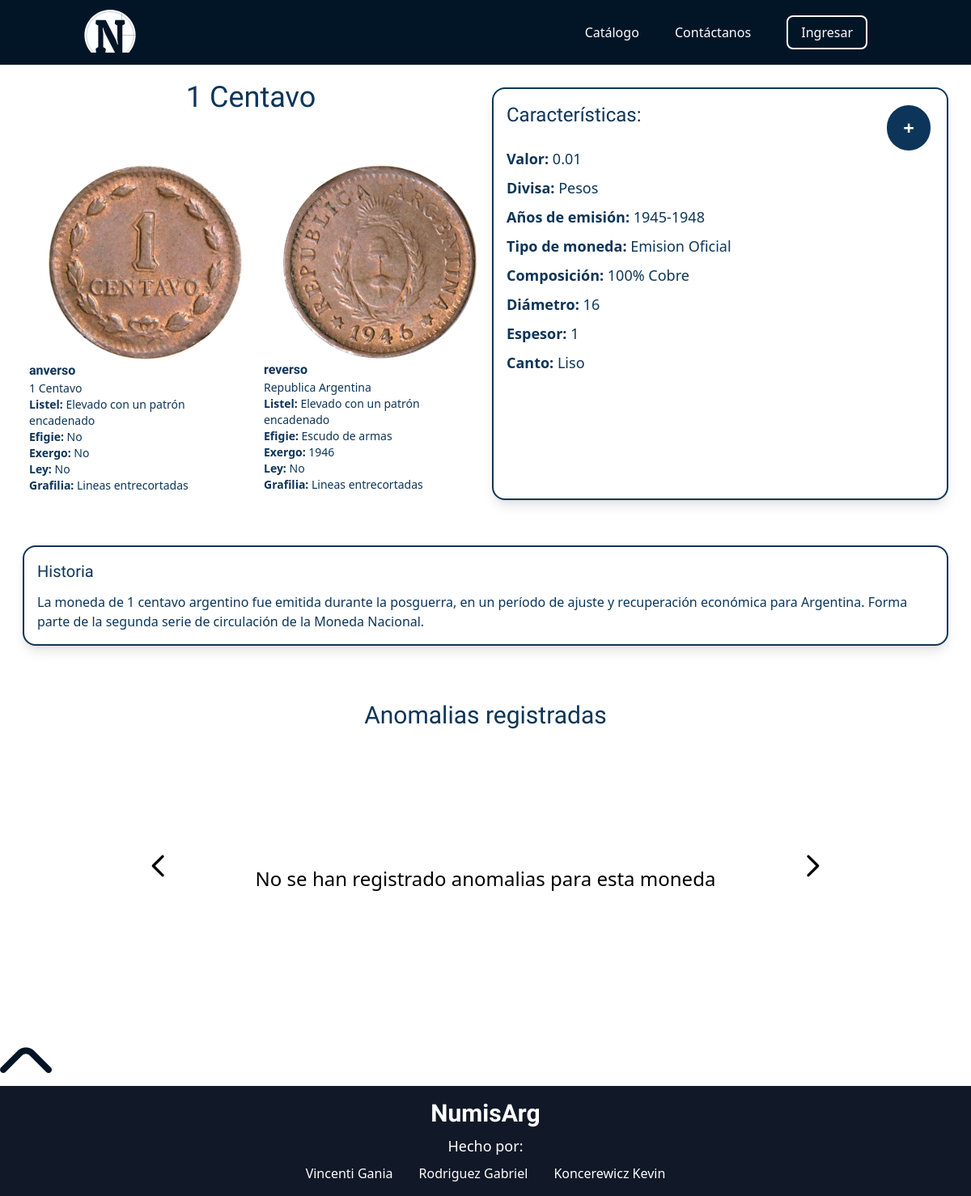
/src/views/coin-catalog/moneda.php?moneda=30, run on the app's committed database.
### tables this page shows
CREATE TABLE `moneda_atributo` (
  `id_moneda_atributo` int(11) NOT NULL,
  `id_moneda` int(11) NOT NULL,
  `id_divisa` int(11) NOT NULL,
  `id_valor_nominal` int(11) NOT NULL,
  `id_tipo_canto` int(11) NOT NULL,
  `id_tipo_moneda` int(11) NOT NULL,
  `composicion` varchar(100) NOT NULL,
  `diametro` float NOT NULL,
  `espesor` float NOT NULL,
  `historia` longtext NOT NULL,
  `inicio_emision` date NOT NULL,
  `fin_emision` date NOT NULL
);

CREATE TABLE `moneda` (
  `id_moneda` int(11) NOT NULL,
  `nombre` varchar(20) NOT NULL
);

CREATE TABLE `valor_nominal` (
  `id_valor_nominal` int(11) NOT NULL,
  `valor` float NOT NULL
);

CREATE TABLE `divisa` (
  `id_divisa` int(11) NOT NULL,
  `nombre` varchar(20) NOT NULL
);

CREATE TABLE `tipo_moneda` (
  `id_tipo_moneda` int(11) NOT NULL,
  `tipo_moneda` varchar(30) NOT NULL
);

CREATE TABLE `tipo_canto` (
  `id_tipo_canto` int(11) NOT NULL,
  `tipo` varchar(50) NOT NULL
);

CREATE TABLE `partes` (
  `id_partes` int(11) NOT NULL,
  `id_imagen` int(11) NOT NULL,
  `id_moneda_atributo` int(11) NOT NULL,
  `lado` varchar(7) NOT NULL,
  `listel` varchar(100) DEFAULT NULL,
  `efigie` varchar(100) DEFAULT NULL,
  `leyenda` varchar(100) DEFAULT NULL,
  `exergo` varchar(100) DEFAULT NULL,
  `ley` varchar(100) DEFAULT NULL,
  `grafilia` varchar(100) DEFAULT NULL,
  `detalles` varchar(200) DEFAULT NULL
);

CREATE TABLE `imagen` (
  `id_imagen` int(11) NOT NULL,
  `direccion` varchar(100) NOT NULL
);

### src/views/coin-catalog/consultasmoneda.php (called while the page is built, shortened)
<?php
include '../../inc/conexion.php';
$id= $_GET['moneda'];
    $sql="SELECT moneda.nombre, inicio_emision, fin_emision
    FROM moneda
    INNER JOIN moneda_atributo ON moneda.id_moneda=moneda_atributo.id_moneda
    WHERE moneda.id_moneda='$id'";
    $gral=mysqli_query($conectar,$sql);
    $sql="SELECT divisa.nombre , valor_nominal.valor, tipo_canto.tipo, tipo_moneda, composicion, diametro, espesor, historia
        FROM moneda_atributo
        INNER JOIN divisa ON moneda_atributo.id_divisa=divisa.id_divisa
        INNER JOIN valor_nominal ON moneda_atributo.id_valor_nominal=valor_nominal.id_valor_nominal
        INNER JOIN tipo_canto ON moneda_atributo.id_tipo_canto=tipo_canto.id_tipo_canto
        INNER JOIN tipo_moneda ON moneda_atributo.id_tipo_moneda=tipo_moneda.id_tipo_moneda
        WHERE id_moneda='$id'";
    $detalle=mysqli_query($conectar,$sql);
    $sql="SELECT `lado`, `listel`, `efigie`, `leyenda`, `exergo`, `ley`, `grafilia`, `detalles`
        FROM `partes`
        INNER JOIN moneda_atributo ON moneda_atributo.id_moneda_atributo=partes.id_moneda_atributo
        WHERE id_moneda='$id'";
    $lados=mysqli_query($conectar,$sql);
?>

### src/views/coin-catalog/moneda.php (the view, shortened to what this page needs)
<?php
include '../../../header.php';
include 'consultasmoneda.php';
?>
<!DOCTYPE html>
<html lang="es">
<head>
    <link href="https://cdn.jsdelivr.net/npm/tailwindcss@2.2.19/dist/tailwind.min.css" rel="stylesheet">
    <link href="https://cdn.jsdelivr.net/npm/tailwindcss@2.2.19/dist/tailwind.min.css" rel="stylesheet">
    <link rel="stylesheet" href="../../style.css">
</head>
<body>
<?php
if($gral){
    while($general=mysqli_fetch_assoc($gral)){
        if($detalle){
            while($det=mysqli_fetch_assoc($detalle)){
                $nombre= mb_convert_encoding($general['nombre'], "UTF-8", mb_detect_encoding($general['nombre'],"UTF-8, ISO-8859-1, auto"));
                $emisioni= (int) $general['inicio_emision'];
                $emisionf= (int) $general['fin_emision'];
                $valor= $det['valor'];
                $divisa= mb_convert_encoding($det['nombre'], "UTF-8", mb_detect_encoding($det['nombre'],"UTF-8, ISO-8859-1, auto"));
                $canto= $det['tipo'];
                $tipomoneda= $det['tipo_moneda'];
                $composicion= mb_convert_encoding($det['composicion'], "UTF-8", mb_detect_encoding($det['composicion'],"UTF-8, ISO-8859-1, auto"));
                $diametro= $det['diametro'];
                $espesor= $det['espesor'];
                $historia= mb_convert_encoding($det['historia'], "UTF-8", mb_detect_encoding($det['historia'],"UTF-8, ISO-8859-1, auto"));
                echo'
                <section class="grid grid-cols-4 grid-rows-6 p-5 font-light-blue">
                    <h1 class="col-span-2 h-10 text-center text-4xl ">'.$nombre.'</h1>
                    <span class="inline-block col-start-3 col-span-4 row-span-6 m-2 p-4 border-2 rounded-2xl shadow-lg border-light-blue">
                        <h2 class="text-2xl inline-block mb-5 ">Características:</h2>
                        <button onclick="mostrarguardar()"  class="float-right p-1 px-5 m-1 rounded-full text-white font-bold text-2xl bg-light-blue leading-loose">
                            +
                        </button>
                        <p class="text-lg leading-loose">
                            <b>Valor:</b> '.$valor.'
                            <b><br>Divisa:</b> '.$divisa.'
                            <b><br>Años de emisión:</b> '.$emisioni.'-'.$emisionf.'
                            <b><br>Tipo de moneda:</b> '.$tipomoneda.'
                            <b><br>Composición:</b> '.$composicion.'
                            <b><br>Diámetro:</b> '.$diametro.'
                            <b><br>Espesor:</b> '.$espesor.'
                            <b><br>Canto:</b> '.$canto.'
                        </p>
                    </span>';
                    if($lados){
                        while($lado=mysqli_fetch_assoc($lados)){
                            $nombrelado=$lado['lado'];
                            $listel=$lado['listel'];
                            $efigie=$lado['efigie'];
                            $leyenda= mb_convert_encoding($lado['leyenda'], "UTF-8", mb_detect_encoding($lado['leyenda'],"UTF-8, ISO-8859-1, auto"));
                            $exergo=$lado['exergo'];
                            $ley=$lado['ley'];
                            $grafilia=$lado['grafilia'];
                            $sql="SELECT  direccion
                                FROM imagen
                                INNER JOIN partes ON partes.id_imagen=imagen.id_imagen
                                INNER JOIN moneda_atributo ON partes.id_moneda_atributo=moneda_atributo.id_moneda_atributo
                                WHERE id_moneda='$id'
                                AND lado='$nombrelado'";
                            $img=mysqli_query($conectar,$sql);
                            $imagen=mysqli_fetch_assoc($img);
                            if(isset($imagen['direccion'])){
                                $imagenlado= mb_convert_encoding($imagen['direccion'], "UTF-8", mb_detect_encoding($imagen['direccion'],"UTF-8, ISO-8859-1, auto"));
                            }else{
                            $imagenlado='../../assets/icon/usd-circle.svg';
                            }
                            echo '
                            <div class="inline-block  row-span-6 p-4 ">
                                <img src="'.$imagenlado.'" class="w-60 mx-6 rounded-full">
                                <h3 class="font-semibold">'.$nombrelado.'</h3>
                                <p class="text-sm">
                                    '.$leyenda.'
                                    <br><b>Listel:</b> '.$listel.'
                                    <br><b>Efigie:</b> '.$efigie.'
                                    <br><b>Exergo:</b> '.$exergo.'
                                    <br><b>Ley:</b> '.$ley.'
                                    <br><b>Grafilia:</b> '.$grafilia.'
                                </p>
                            </div>
                            ';
                        }
                    }
                    echo'
                </section>
                <section  class="border-2 rounded-2xl shadow-lg m-7 p-4  border-light-blue font-light-blue">
                    <h2 class="mb-3 text-xl">Historia</h2>
                    <p class="break-words">
                    '.$historia.'
                    </p>
                </section>
                ';
            }
        }
    }
}
        ?>
<div class="relative py-10 pb-20">
    <h1 class="text-center text-3xl mb-10 font-light-blue">Anomalias registradas</h1>
    <div class="relative  rounded-xl sm:h-64 xl:h-80 4xl:h-96">
        <div class="carousel-inner">
            <?php
            echo '<p class="text-2xl p-20 py-32 text-center">No se han registrado anomalias para esta moneda</p>';
            ?>
        </div>
        <button type="button" class="flex absolute top-0 left-0 z-30 justify-center items-center pl-44 h-full cursor-pointer group focus:outline-none" data-carousel-prev>
        <span class="inline-flex justify-center items-center w-10 h-10 rounded-full sm:w-10 sm:h-10 bg-white/30 group-focus:ring-4 group-focus:ring-white group-focus:outline-none">
            <svg class="w-10 h-10 text-black sm:w-10 sm:h-10" fill="none" stroke="currentColor" viewBox="0 0 24 24" xmlns="http://www.w3.org/2000/svg"><path stroke-linecap="round" stroke-linejoin="round" stroke-width="2" d="M15 19l-7-7 7-7"></path></svg>
        </span>
        </button>
        <button type="button" class="flex absolute top-0 right-0 z-30 justify-center items-center pr-44 h-full cursor-pointer group focus:outline-none" data-carousel-next>
        <span class="inline-flex justify-center items-center w-10 h-10 rounded-full sm:w-10 sm:h-10 bg-white/30 group-focus:ring-4 group-focus:ring-white group-focus:outline-none">
            <svg class="w-10 h-10 text-black sm:w-10 sm:h-10" fill="none" stroke="currentColor" viewBox="0 0 24 24" xmlns="http://www.w3.org/2000/svg"><path stroke-linecap="round" stroke-linejoin="round" stroke-width="2" d="M9 5l7 7-7 7"></path></svg>
        </span>
        </button>
    </div>
</div>
</body>
</html>

### src/style.css (style rules this page uses)
.bg-light-blue { background-color: #0D3559; }
body { font-family: 'Radio Canada', sans-serif; }
h1, h2 { font-family: 'Patua One', cursive; }
html { scrollbar-width: none; }

### header.php (style rules this page uses)
.bg-light-blue { background-color: #0D3559; }
.border-light-blue { border-color: #0D3559; }
.font-light-blue { color: #0D3559; }
body { font-family: 'Radio Canada', sans-serif; }
h1, h2, h3, h4 { font-family: 'Patua One', cursive; }

### data on the page
moneda_atributo: id_moneda.nombre "1 Centavo", id_valor_nominal.valor "0.01", id_divisa.nombre "Pesos", inicio_emision "1945", fin_emision "1948", id_tipo_moneda.tipo_moneda "Emision Oficial", composicion "100% Cobre", diametro "16", espesor "1", id_tipo_canto.tipo "Liso", historia "La moneda de 1 centavo argentino fue emitida durante la posguerra, en un período de ajuste y recuperación económica para Argentina. Forma parte de la segunda serie de circulación de la Moneda Nacional."
partes: id_imagen.direccion (picture), lado "anverso", leyenda "1 Centavo", listel "Elevado con un patrón encadenado", efigie "No", exergo "No", ley "No", grafilia "Lineas entrecortadas"
partes: id_imagen.direccion (picture), lado "reverso", leyenda "Republica Argentina", listel "Elevado con un patrón encadenado", efigie "Escudo de armas", exergo "1946", ley "No", grafilia "Lineas entrecortadas"
